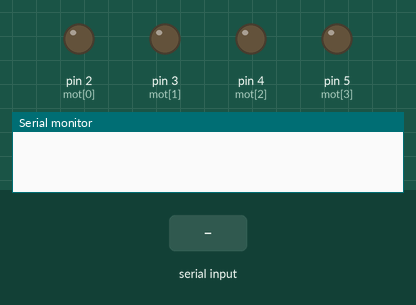
The sketch below on a simulated Arduino Uno, built with avr-gcc and run on an emulated ATmega328P. Parts: output pins drawn as LEDs (lit = HIGH), the last lines printed to the serial monitor. Inputs (shaded band) come from the test bench.

Above: at 1.2 s.
1.3 s: byte 30 received over Serial
At 2.3 s:
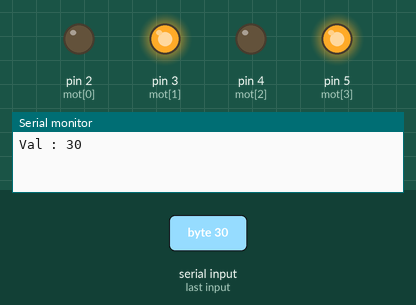
2.8 s: byte 120 received over Serial
At 3.4 s:
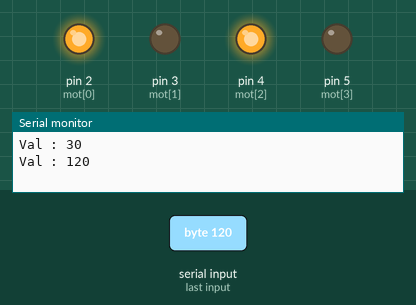
Timing chart, 0 to 5.8 s (numbered marks = the images above; inputs shaded):
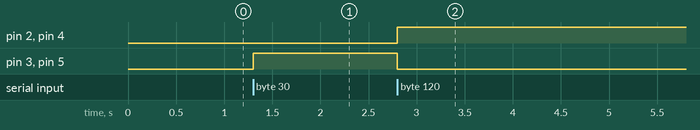

The sketch:

sketch_apr20a.ino
```cpp
int r =0;
int mot[]={2,3,4,5};
void setup(){

  Serial.begin(250000);

  for(int i=0;i<4;i++){
  pinMode(mot[i],OUTPUT);

  }
}

void loop(){

  while(Serial.available()>0){

    int r = Serial.read();
    Serial.print("Val : ");
    Serial.println(r);

      if(r<100){

        for(int i=1;i<4;i=i+2){

          digitalWrite(mot[i],HIGH);
          }
          for(int i=0;i<4;i=i+2){
        digitalWrite(mot[i],LOW);
      }
      }
     if(r>100){

      for(int i=0;i<4;i=i+2){
        digitalWrite(mot[i],HIGH);
      }

        for(int i=1;i<4;i=i+2){

          digitalWrite(mot[i],LOW);
          }
      }

     }

    }
```

Measured:
- after the input at 1.3 s, pin 3 (mot[1]), pin 5 (mot[3]): LOW → HIGH at once
- after the input at 2.8 s, pin 2 (mot[0]), pin 4 (mot[2]): LOW → HIGH at once; pin 3 (mot[1]), pin 5 (mot[3]): HIGH → LOW at once
